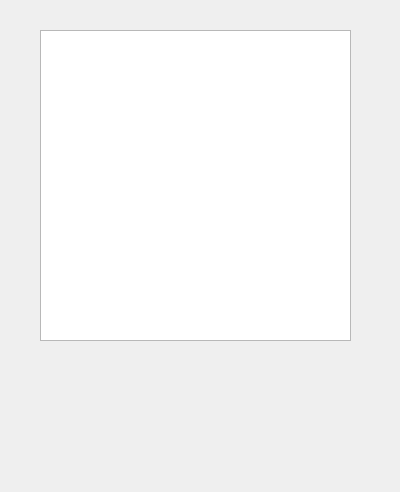
<?xml version="1.0" encoding="UTF-8"?>
<ui version="4.0">
 <class>Check</class>
 <widget class="QDialog" name="Check">
  <property name="geometry">
   <rect>
    <x>0</x>
    <y>0</y>
    <width>400</width>
    <height>492</height>
   </rect>
  </property>
  <property name="windowTitle">
   <string>Чек</string>
  </property>
  <widget class="QTextBrowser" name="textBrowser">
   <property name="geometry">
    <rect>
     <x>40</x>
     <y>30</y>
     <width>311</width>
     <height>311</height>
    </rect>
   </property>
  </widget>
 </widget>
 <resources/>
 <connections/>
</ui>
